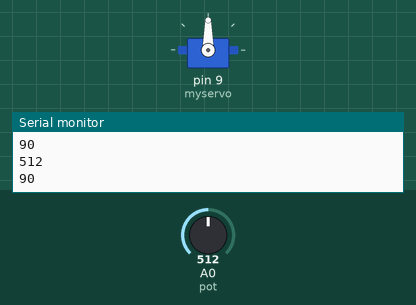
Simulated run of this sketch. Board: Arduino Uno, built with avr-gcc and run on an emulated ATmega328P. Parts: servo, the last lines printed to the serial monitor. Inputs (shaded band) come from the test bench; at power-on: A0 (pot) = 512.

Above: at 1.3 s.
1.4 s: A0 (pot) set to 716
At 2.7 s:
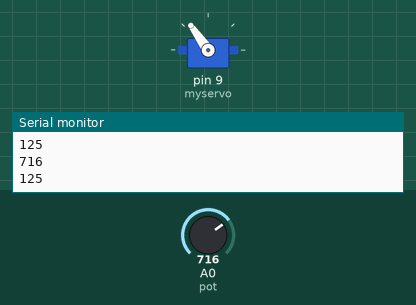
3.0 s: A0 (pot) set to 900
At 4.2 s:
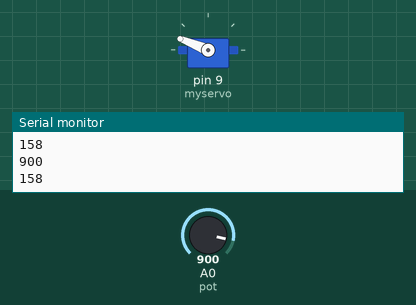
4.5 s: A0 (pot) set to 1023
At 5.3 s:
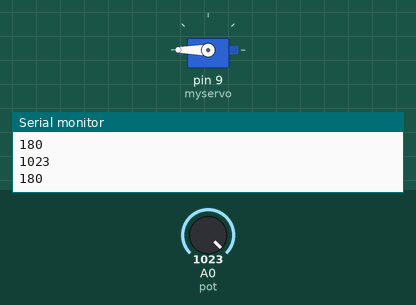
6.0 s: A0 (pot) set to 306
At 6.6 s:
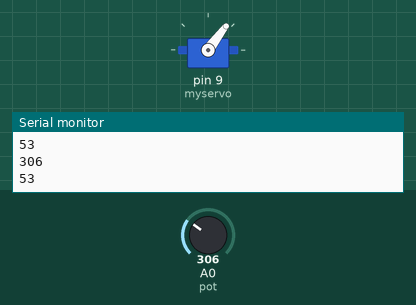
7.5 s: A0 (pot) set to 122
At 7.8 s:
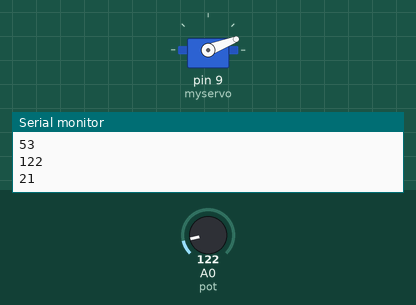
9.0 s: A0 (pot) set to 0
At 10.1 s:
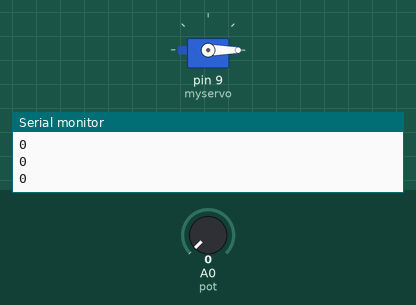
Timing chart, 0 to 11.5 s (numbered marks = the images above; inputs shaded):
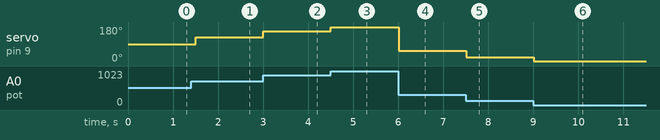

The sketch:

10_Servo_with_pot.ino
```cpp
#include<Servo.h>
#define pot A0
Servo myservo;
void setup() {
  // put your setup code here, to run once:
  Serial.begin(9600);
  myservo.attach(9);
  pinMode(pot,INPUT);
}

void loop() {
  // put your main code here, to run repeatedly:
  int val=analogRead(pot);
  Serial.println(val);
  val=map(val,0,1023,0,180);
  Serial.println(val);
  myservo.write(val);
  delay(500);
}
```

Measured:
- after the input at 1.4 s, servo on pin 9 (myservo): 90° → 125° after 0.10 s
- after the input at 3.0 s, servo on pin 9 (myservo): 125° → 158° at once
- after the input at 4.5 s, servo on pin 9 (myservo): 158° → 180° at once
- after the input at 6.0 s, servo on pin 9 (myservo): 180° → 53° at once
- after the input at 7.5 s, servo on pin 9 (myservo): 53° → 21° at once
- after the input at 9.0 s, servo on pin 9 (myservo): 21° → 0° at once
